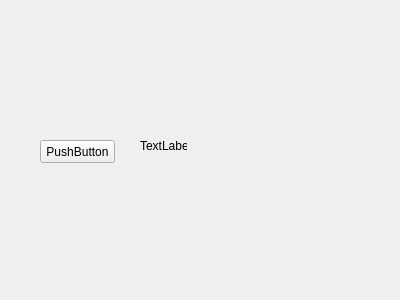
<?xml version="1.0" encoding="UTF-8"?>
<ui version="4.0">
 <class>Form</class>
 <widget class="QWidget" name="Form">
  <property name="geometry">
   <rect>
    <x>0</x>
    <y>0</y>
    <width>400</width>
    <height>300</height>
   </rect>
  </property>
  <property name="windowTitle">
   <string>Form</string>
  </property>
  <widget class="QPushButton" name="pushButton">
   <property name="geometry">
    <rect>
     <x>40</x>
     <y>140</y>
     <width>75</width>
     <height>23</height>
    </rect>
   </property>
   <property name="text">
    <string>PushButton</string>
   </property>
  </widget>
  <widget class="QLabel" name="label">
   <property name="geometry">
    <rect>
     <x>140</x>
     <y>140</y>
     <width>47</width>
     <height>12</height>
    </rect>
   </property>
   <property name="text">
    <string>TextLabel</string>
   </property>
  </widget>
 </widget>
 <resources/>
 <connections/>
</ui>
